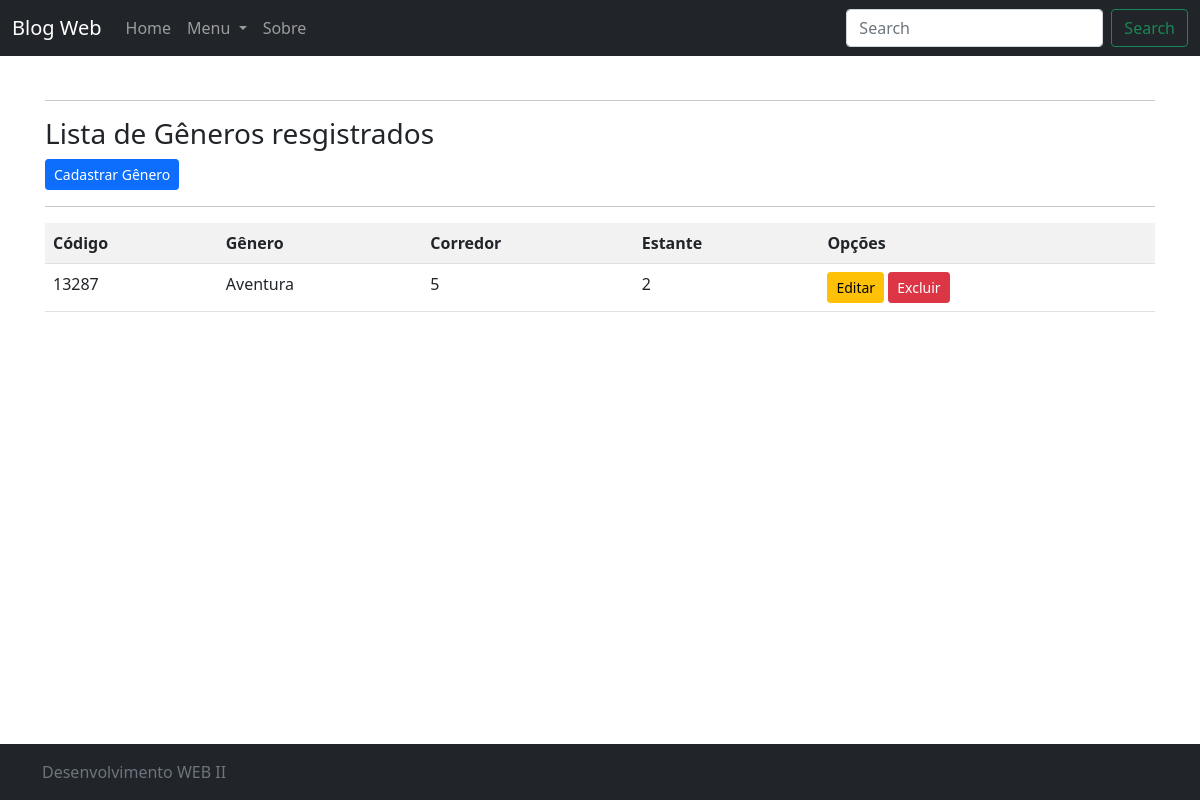
/listar/local/, run on an earlier commit of the app's database.
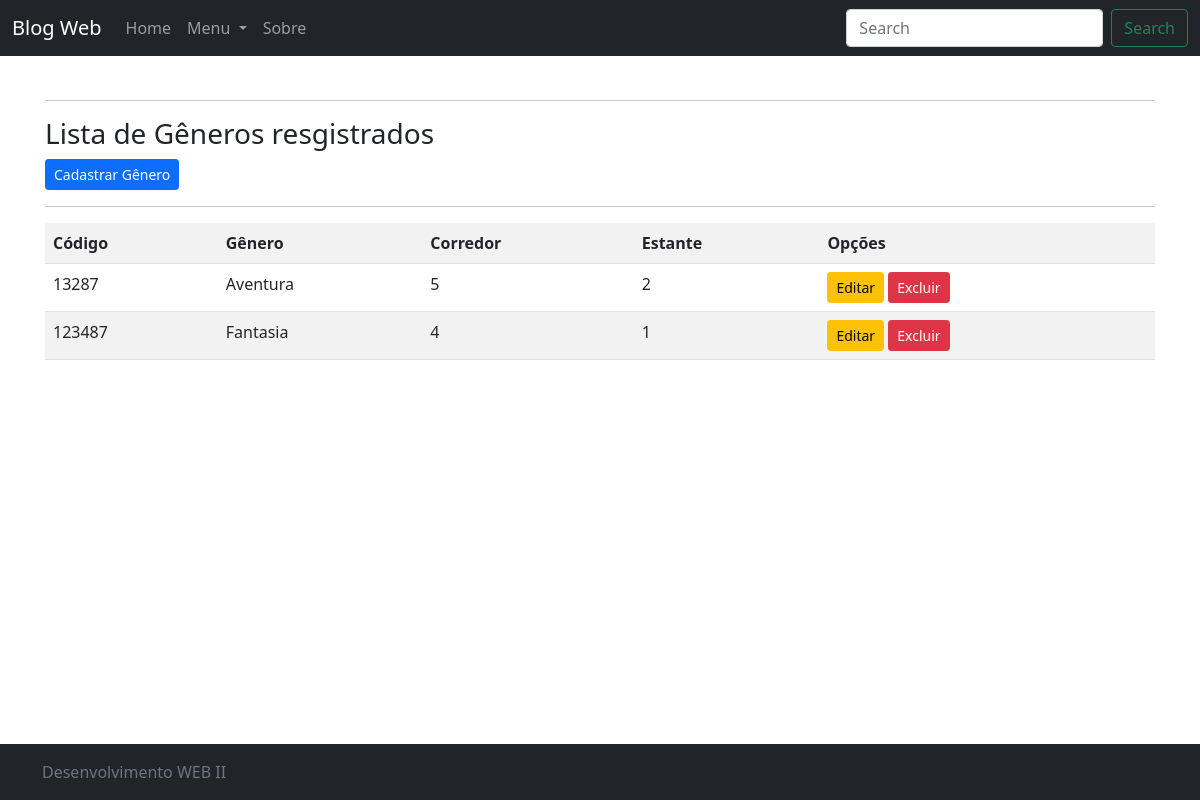
And on a later commit of the database.
### Cadastro/models.py (models this page shows, shortened)
class Local(models.Model):
    codigo = models.CharField(max_length=6, primary_key=True, verbose_name="Código")
    descricao = models.CharField(max_length=50, verbose_name="Gênero")
    corredor = models.IntegerField()
    estante = models.IntegerField()

### Cadastro/views.py (the view)
# urls.py: path('listar/local/', LocalList.as_view(), name='listar-local'),
class LocalList(ListView):
    model = Local
    template_name = 'Cadastro/listaLocal.html'

### Cadastro/templates/Cadastro/listaLocal.html
{% extends 'Pages/modelo.html' %}
{% load static %}
{% block conteudo %}
    <hr>
    <h3>Lista de Gêneros resgistrados</h3>
    <a href="{% url 'cadastro-local' %}" class="btn btn-primary btn-sm">Cadastrar Gênero</a>
    <hr>
    <div class="table table-reponsive">
        <table class="table table-striped">
            <tr>
                <th>Código</th>
                <th>Gênero</th>
                <th>Corredor</th>
                <th>Estante</th>
                <th>Opções</th>
            </tr>
            {% for local in object_list %}
            <tr>
                <td>{{ local.codigo }}</td>
                <td>{{ local.descricao }}</td>
                <td>{{ local.corredor }}</td>
                <td>{{ local.estante }}</td>
                <td>
                    <a href="{% url 'editar-local' local.pk %}" class="btn btn-warning btn-sm">Editar</a>
                    <a href="{% url 'excluir-local' local.pk %}" class="btn btn-danger btn-sm">Excluir</a>
                </td>
            </tr>
            {% empty %}
            <tr>
                <td colspan="3">Nenhum gênero cadastrado</td>
            </tr>
            {% endfor %}
        </table>
    </div>
{% endblock %}

### Pages/templates/Pages/modelo.html (shortened to what this page needs)
{% load static %}
<!doctype html>
<html lang="pt-br" class="h-100">
  <head>
    <link href="{% static 'css/bootstrap.min.css' %}" rel="stylesheet">
    <link rel="stylesheet" href="{% static 'css/style.css' %}">
  </head>
  <body class="d-flex flex-column h-100">
<header>
  <nav class="navbar navbar-expand-md navbar-dark fixed-top bg-dark">
    <div class="container-fluid">
      <a class="navbar-brand" href="#">Blog Web</a>
      <div class="collapse navbar-collapse" id="navbarCollapse">
        <ul class="navbar-nav me-auto mb-2 mb-md-0">
          <li class="nav-item">
            <a class="nav-link" aria-current="page" href="{% url 'home' %}">Home</a>
          </li>
          <li class="nav-item dropdown">
            <a class="nav-link dropdown-toggle" href="#" id="navbarDropdown" role="button" data-bs-toggle="dropdown" aria-expanded="false">
              Menu
            </a>
          </li>
          <li class="nav-item">
            <a class="nav-link" href="{% url 'sobre' %}">Sobre</a>
          </li>
        </ul>
        <form class="d-flex">
          <input class="form-control me-2" type="search" placeholder="Search" aria-label="Search">
          <button class="btn btn-outline-success" type="submit">Search</button>
        </form>
      </div>
    </div>
  </nav>
</header>
<main class="flex-shrink-0">
  <div class="container">
    <br>
    {% block conteudo %}{% endblock %}
    </div>
</main>
<footer class="footer mt-auto py-3 bg-dark">
  <div class="container">
    <span class="text-muted">Desenvolvimento WEB II</span>
  </div>
</footer>
  </body>
</html>

### static/css/style.css (style rules this page uses)
body { background-color: white; }
main > .container { padding: 60px 15px 0; }

What changed in the data, as far as the page shows it:
added Local: codigo "123487", descricao "Fantasia", corredor "4", estante "1"
